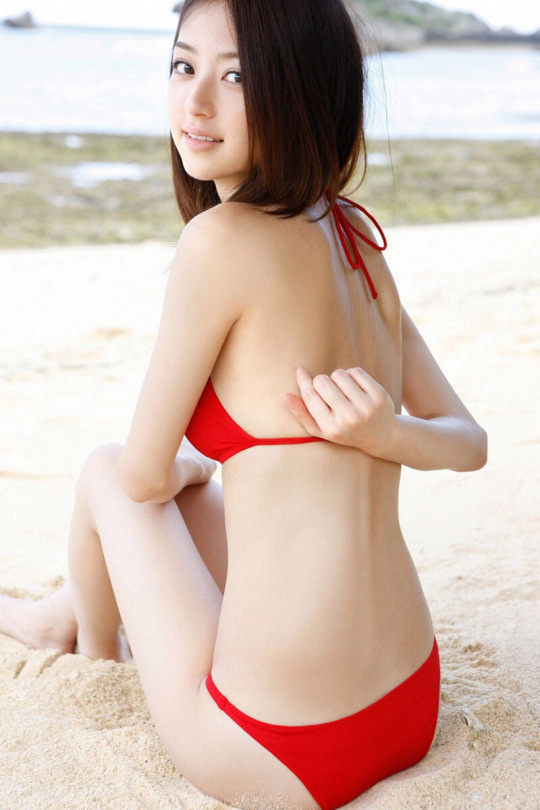
#> input picture girls.jpg, 540 x 810 px
$ python pillow.py
#> lines starting #> are read from the running program, lines starting #| are printed output that depends on the picture
from PIL import Image,ImageEnhance

im = Image.open("girls.jpg")
#> im is the input picture: PIL image 540x810 RGB; mean R, G, B 210.2, 187.9, 176.9
enhancer = ImageEnhance.Sharpness(im)
enhancer.enhance(40).show()
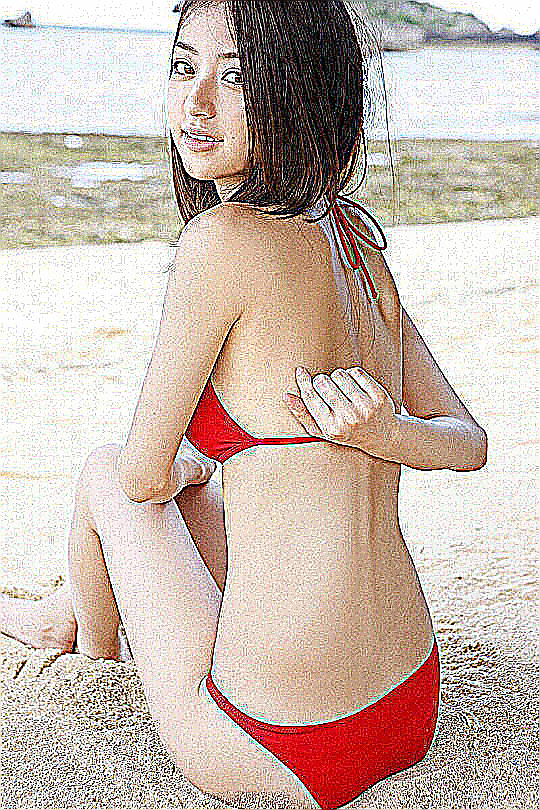
#> shown: PIL image 540x810 RGB; mean R, G, B 201.2, 183.7, 173.7
